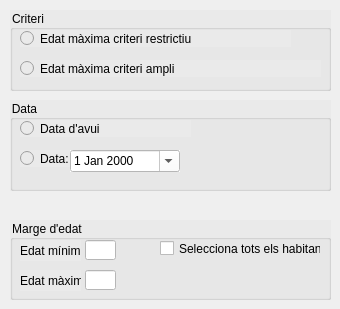
     <widget class="QWidget" name="EDAT">
      <attribute name="title">
       <string>EDAT</string>
      </attribute>
      <widget class="QGroupBox" name="grupCriteri">
       <property name="geometry">
        <rect>
         <x>10</x>
         <y>10</y>
         <width>321</width>
         <height>81</height>
        </rect>
       </property>
       <property name="styleSheet">
        <string notr="true">background-color: rgb(234, 234, 234);</string>
       </property>
       <property name="title">
        <string>Criteri</string>
       </property>
       <widget class="QRadioButton" name="btoEdatRestrictiu">
        <property name="geometry">
         <rect>
          <x>10</x>
          <y>20</y>
          <width>271</width>
          <height>17</height>
         </rect>
        </property>
        <property name="text">
         <string>Edat màxima criteri restrictiu</string>
        </property>
       </widget>
       <widget class="QRadioButton" name="btoEdatAmpli">
        <property name="geometry">
         <rect>
          <x>10</x>
          <y>50</y>
          <width>301</width>
          <height>17</height>
         </rect>
        </property>
        <property name="text">
         <string>Edat màxima criteri ampli</string>
        </property>
       </widget>
      </widget>
      <widget class="QGroupBox" name="grupData">
       <property name="geometry">
        <rect>
         <x>10</x>
         <y>100</y>
         <width>321</width>
         <height>91</height>
        </rect>
       </property>
       <property name="styleSheet">
        <string notr="true">background-color: rgb(234, 234, 234);</string>
       </property>
       <property name="title">
        <string>Data</string>
       </property>
       <widget class="QRadioButton" name="btoDataAvui">
        <property name="geometry">
         <rect>
          <x>10</x>
          <y>20</y>
          <width>171</width>
          <height>17</height>
         </rect>
        </property>
        <property name="text">
         <string>Data d'avui</string>
        </property>
       </widget>
       <widget class="QRadioButton" name="btoData">
        <property name="geometry">
         <rect>
          <x>10</x>
          <y>50</y>
          <width>61</width>
          <height>17</height>
         </rect>
        </property>
        <property name="text">
         <string>Data:</string>
        </property>
       </widget>
       <widget class="QDateEdit" name="data">
        <property name="geometry">
         <rect>
          <x>60</x>
          <y>50</y>
          <width>110</width>
          <height>22</height>
         </rect>
        </property>
        <property name="autoFillBackground">
         <bool>true</bool>
        </property>
        <property name="styleSheet">
         <string notr="true">background-color: rgb(255, 255, 255);
color: rgb(0, 0, 0);</string>
        </property>
        <property name="calendarPopup">
         <bool>true</bool>
        </property>
       </widget>
      </widget>
      <widget class="QGroupBox" name="grupMarge">
       <property name="geometry">
        <rect>
         <x>10</x>
         <y>220</y>
         <width>321</width>
         <height>80</height>
        </rect>
       </property>
       <property name="styleSheet">
        <string notr="true">background-color: rgb(234, 234, 234);</string>
       </property>
       <property name="title">
        <string>Marge d'edat</string>
       </property>
       <widget class="QLineEdit" name="txtEdatMin">
        <property name="geometry">
         <rect>
          <x>75</x>
          <y>20</y>
          <width>31</width>
          <height>20</height>
         </rect>
        </property>
        <property name="styleSheet">
         <string notr="true">background-color: rgb(255, 255, 255);</string>
        </property>
       </widget>
       <widget class="QLabel" name="label_4">
        <property name="geometry">
         <rect>
          <x>10</x>
          <y>20</y>
          <width>61</width>
          <height>21</height>
         </rect>
        </property>
        <property name="text">
         <string>Edat mínima</string>
        </property>
       </widget>
       <widget class="QLabel" name="label_5">
        <property name="geometry">
         <rect>
          <x>10</x>
          <y>50</y>
          <width>61</width>
          <height>21</height>
         </rect>
        </property>
        <property name="text">
         <string>Edat màxima</string>
        </property>
       </widget>
       <widget class="QLineEdit" name="txtEdatMax">
        <property name="enabled">
         <bool>true</bool>
        </property>
        <property name="geometry">
         <rect>
          <x>75</x>
          <y>50</y>
          <width>31</width>
          <height>20</height>
         </rect>
        </property>
        <property name="styleSheet">
         <string notr="true">background-color: rgb(255, 255, 255);</string>
        </property>
       </widget>
      </widget>
      <widget class="QCheckBox" name="Tots_els_habitants">
       <property name="geometry">
        <rect>
         <x>160</x>
         <y>240</y>
         <width>161</width>
         <height>17</height>
        </rect>
       </property>
       <property name="text">
        <string>Selecciona tots els habitants</string>
       </property>
      </widget>
     </widget>
